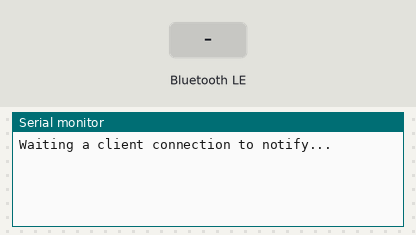
A sketch run on a simulated ESP32. Shown: the last lines printed to the serial monitor. The test bench sets the inputs (shaded band). Nothing arrives over Bluetooth unless stated; a phone connects over Bluetooth LE 3 s after start.

Above: at 1.2 s.
1.3 s: Bluetooth LE write "1" received
At 2.4 s:
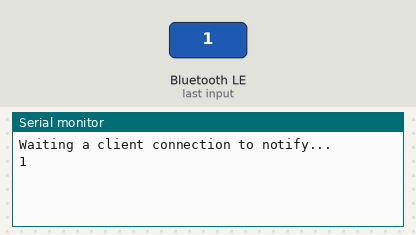
2.8 s: Bluetooth LE write "0" received
At 3.5 s:
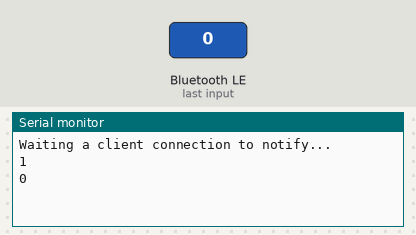
4.3 s: Bluetooth LE write "2" received
At 5.9 s:
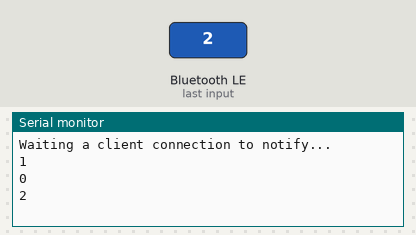

The sketch:

BLE_server_with_callback.ino
```cpp
/*
  Based on Neil Kolban example for IDF: https://github.com/nkolban/esp32-snippets/blob/master/cpp_utils/tests/BLE%20Tests/SampleNotify.cpp
  Ported to Arduino ESP32 by Evandro Copercini
  updated by chegewara and MoThunderz
*/
#include <BLEDevice.h>
#include <BLEServer.h>
#include <BLEUtils.h>
#include <BLE2902.h>

// Initialize all pointers
BLEServer* pServer = NULL;                        // Pointer to the server
BLECharacteristic* pCharacteristic_1 = NULL;      // Pointer to Characteristic 1
BLECharacteristic* pCharacteristic_2 = NULL;      // Pointer to Characteristic 2
BLEDescriptor *pDescr_1;                          // Pointer to Descriptor of Characteristic 1
BLE2902 *pBLE2902_1;                              // Pointer to BLE2902 of Characteristic 1
BLE2902 *pBLE2902_2;                              // Pointer to BLE2902 of Characteristic 2

// Some variables to keep track on device connected
bool deviceConnected = false;
bool oldDeviceConnected = false;

// Variable that will continuously be increased and written to the client
uint32_t value = 0;

// See the following for generating UUIDs:
// https://www.uuidgenerator.net/
// UUIDs used in this example:
#define SERVICE_UUID          "4fafc201-1fb5-459e-8fcc-c5c9c331914b"
#define CHARACTERISTIC_UUID_1 "beb5483e-36e1-4688-b7f5-ea07361b26a8"
#define CHARACTERISTIC_UUID_2 "1c95d5e3-d8f7-413a-bf3d-7a2e5d7be87e"

// Callback function that is called whenever a client is connected or disconnected
class MyServerCallbacks: public BLEServerCallbacks {
    void onConnect(BLEServer* pServer) {
      deviceConnected = true;
    };

    void onDisconnect(BLEServer* pServer) {
      deviceConnected = false;
    }
};

class CharacteristicCallBack: public BLECharacteristicCallbacks {
  void onWrite(BLECharacteristic *pChar) override {
    std::string pChar2_value_stdstr = pChar -> getValue();
    String pChar2_value_string = String(pChar2_value_stdstr.c_str());
    Serial.println(pChar2_value_string);
  }
};

void setup() {
  Serial.begin(115200);

  // Create the BLE Device
  BLEDevice::init("ESP32");

  // Create the BLE Server
  pServer = BLEDevice::createServer();
  pServer->setCallbacks(new MyServerCallbacks());

  // Create the BLE Service
  BLEService *pService = pServer->createService(SERVICE_UUID);

  // Create a BLE Characteristic
  pCharacteristic_1 = pService->createCharacteristic(
                      CHARACTERISTIC_UUID_1,
                      BLECharacteristic::PROPERTY_NOTIFY
                    );

  pCharacteristic_2 = pService->createCharacteristic(
                      CHARACTERISTIC_UUID_2,
                      BLECharacteristic::PROPERTY_READ   |
                      BLECharacteristic::PROPERTY_WRITE  |
                      BLECharacteristic::PROPERTY_NOTIFY
                    );

  // Create a BLE Descriptor
  pDescr_1 = new BLEDescriptor((uint16_t)0x2901);
  pDescr_1->setValue("A very interesting variable");
  pCharacteristic_1->addDescriptor(pDescr_1);

  // Add the BLE2902 Descriptor because we are using "PROPERTY_NOTIFY"
  pBLE2902_1 = new BLE2902();
  pBLE2902_1->setNotifications(true);
  pCharacteristic_1->addDescriptor(pBLE2902_1);

  pBLE2902_2 = new BLE2902();
  pBLE2902_2->setNotifications(true);
  pCharacteristic_2->addDescriptor(pBLE2902_2);

  // add callback functions here:
  pCharacteristic_2->setCallbacks(new CharacteristicCallBack());

  // Start the service
  pService->start();

  // Start advertising
  BLEAdvertising *pAdvertising = BLEDevice::getAdvertising();
  pAdvertising->addServiceUUID(SERVICE_UUID);
  pAdvertising->setScanResponse(false);
  pAdvertising->setMinPreferred(0x0);  // set value to 0x00 to not advertise this parameter
  BLEDevice::startAdvertising();
  Serial.println("Waiting a client connection to notify...");
}

void loop() {
    // The code below keeps the connection status uptodate:
    // Disconnecting
    if (!deviceConnected && oldDeviceConnected) {
        delay(500); // give the bluetooth stack the chance to get things ready
        pServer->startAdvertising(); // restart advertising
        Serial.println("start advertising");
        oldDeviceConnected = deviceConnected;
    }
    // Connecting
    if (deviceConnected && !oldDeviceConnected) {
        // do stuff here on connecting
        oldDeviceConnected = deviceConnected;
    }
}
```

Measured:
- after the input at 1.3 s, the serial monitor: prints a new line after 0.05 s (image 1)
- after the input at 2.8 s, the serial monitor: prints a new line after 0.05 s (image 2)
- after the input at 4.3 s, the serial monitor: prints a new line after 0.05 s (image 3)
